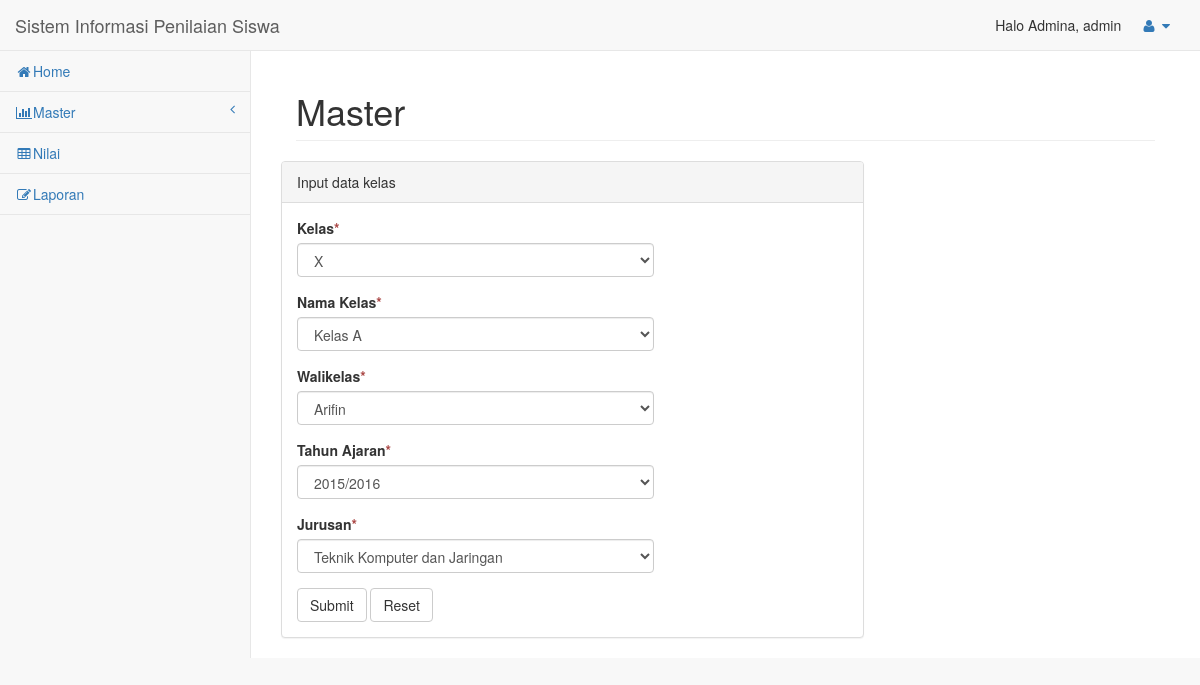
Page /admin/edit_kelas.php?id_kelas=1 (signed in) on the committed database.
### tables this page shows
CREATE TABLE `tbl_kelas` (
  `id_kelas` int(4) NOT NULL,
  `kelas` varchar(3) NOT NULL,
  `nama_kelas` varchar(10) NOT NULL,
  `nip` bigint(19) UNSIGNED NOT NULL,
  `tahun_ajaran` varchar(10) NOT NULL,
  `jurusan` varchar(30) NOT NULL
);

CREATE TABLE `tbl_guru` (
  `nip` bigint(19) UNSIGNED NOT NULL,
  `nama` varchar(20) NOT NULL,
  `jk` enum('pria','wanita') NOT NULL,
  `alamat` varchar(50) NOT NULL,
  `no_tlp` bigint(13) NOT NULL,
  `status` enum('aktif','tidak') NOT NULL
);

### admin/edit_kelas.php (the view, shortened to what this page needs)
<!DOCTYPE html>
<html lang="en">
<head>
    <link href="assets/vendor/bootstrap/css/bootstrap.min.css" rel="stylesheet">
    <link href="assets/vendor/metisMenu/metisMenu.min.css" rel="stylesheet">
    <link href="assets/vendor/datatables-plugins/dataTables.bootstrap.css" rel="stylesheet">
    <link href="assets/vendor/datatables-responsive/dataTables.responsive.css" rel="stylesheet">
    <link href="assets/dist/css/sb-admin-2.css" rel="stylesheet">
    <link href="assets/vendor/font-awesome/css/font-awesome.min.css" rel="stylesheet" type="text/css">
</head>
<body>
<?php
    include "include/headerup.php";
    include "include/header.php";
    $param = $_GET['id_kelas'];
    $sql = "SELECT * FROM tbl_kelas inner join tbl_guru on tbl_kelas.nip = tbl_guru.nip where id_kelas='$param'";
    $query = mysql_query($sql);
    $r = mysql_fetch_array($query);
?>
        <div id="page-wrapper">
            <div class="container-fluid">
                <div class="row">
                    <div class="col-lg-12">
                        <h1 class="page-header">Master</h1>
                    </div>
                    <div class="row">
                <div class="col-lg-8">
                    <div class="panel panel-default">
                        <div class="panel-heading">
                            Input data kelas
                        </div>
                        <div class="panel-body">
                            <div class="row">
                                <div class="col-lg-8">
                                    <form method="post">
                    <div class="form-group">
                    <label class="control-label">Kelas<span class="text-danger">*</span></label>
                    <select class="form-control" name="kelas" required="" onchange="javascript:get(this)">
                        <option value="<?php echo $r['kelas']; ?>"><?php echo $r['kelas']; ?></option>
                    </select>
                    </div>
                    <div class="form-group">
                    <label class="control-label">Nama Kelas<span class="text-danger">*</span></label>
                    <select class="form-control" name="namakelas" required="" onchange="javascript:get(this)">
                        <option value="<?php echo $r['nama_kelas']; ?>"><?php echo $r['nama_kelas']; ?></option>
                    </select>
                    </div>
                    <div class="form-group">
                    <label class="control-label">Walikelas<span class="text-danger">*</span></label>
                    <select class="form-control" name="nip" required="" onchange="javascript:get(this)">
                            <option value ="<?php echo $r['nip']; ?>"><?php echo $r['nama']; ?></option>
                            </select>
                    </div>
                    <div class="form-group">
                    <label class="control-label">Tahun Ajaran<span class="text-danger">*</span></label>
                    <select class="form-control" name="tahun_ajaran" required="" onchange="javascript:get(this)">
                        <option value="<?php echo $r['tahun_ajaran']; ?>"><?php echo $r['tahun_ajaran']; ?></option>
                    </select>
                    </div>
                    <div class="form-group">
                    <label class="control-label">Jurusan<span class="text-danger">*</span></label>
                    <select class="form-control" name="jurusan" required="" onchange="javascript:get(this)">
                        <option value="<?php echo $r['jurusan']; ?>"><?php echo $r['jurusan']; ?></option>
                    </select>
                    </div>
                                        <button type="submit" name="submit" value="submit" class="btn btn-default">Submit</button>
                                        <button type="reset" class="btn btn-default">Reset</button>
                                    </form>
                                </div>
                            </div>
                        </div>
                    </div>
                </div>
        </div>
    </div>
</div>
</div>
    </div>
</body>
</html>

### rows in the picture
tbl_kelas: kelas "X", namakelas "Kelas A", nip "Arifin", tahun_ajaran "2015/2016", jurusan "Teknik Komputer dan Jaringan"

### other values in the picture
$nama_active "Admina"
$level "admin"
